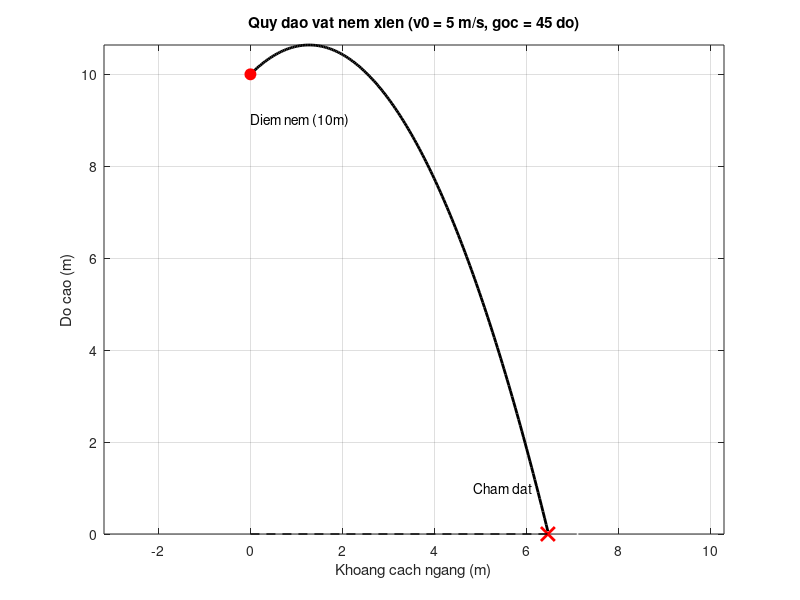

MATLAB code for this plot:
clear;
clc;
close all;

% Nhập vận tốc ban đầu (m/s)
v0 = input('Nhap van toc ban dau (m/s): '); 

% Độ cao ban đầu (m)
y0 = 10; 
alpha_rad = deg2rad(45);

% Gia tốc trọng trường (m/s^2)
g = 9.8; 

% Tính toán thời gian vật chạm đất (y = 0).
% Chọn chiều dương hướng xuống
% Giải phương trình bậc 2 theo t: (1/2)gt^2 - (v0*sin(alpha))*t - y0 = 0
% a = 0.5*g; b = -v0*sin(alpha_rad); c = -y0;

delta = (-v0*sin(alpha_rad))^2 - 4 * (0.5*g) * (-y0);

% Thời gian chạm đất (nghiệm dương phương trình bậc 2) 
t_max = (-(-v0*sin(alpha_rad)) + sqrt(delta)) / (2 * (0.5*g));

% Tạo vector thời gian
t = 0 : 0.01 : t_max; % Vector thời gian từ 0 đến khi chạm đất

% Vị trí theo trục ngang
x = v0 * cos(alpha_rad) * t;

% Vị trí theo trục dọc
y = y0 + v0 * sin(alpha_rad) * t - 0.5 * g * t.^2;

plot(x, y, 'k-', 'LineWidth', 2); % Vẽ quỹ đạo bằng nét liền màu đen
hold on;
grid on;

% Đánh dấu điểm bắt đầu (10m)
plot(0, y0, 'ro', 'MarkerSize', 8, 'MarkerFaceColor', 'r'); 
text( 0 , y0 -1, 'Diem nem (10m)', 'HorizontalAlignment', 'left');

% Đánh dấu điểm chạm đất
plot(x(end), 0 , 'rx', 'MarkerSize', 10, 'LineWidth', 2);
text(x(end)* 0.95, 1 , 'Cham dat', 'HorizontalAlignment', 'right');

plot(x(end)*1.1, 0 , 'wx', 'MarkerSize', 1);

% Vẽ trục hoành y=0 (mặt đất)
plot([min(x) x(end)], [0 0], 'k--', 'LineWidth', 1);

% Thiết lập nhãn và tiêu đề
xlabel('Khoang cach ngang (m)');
ylabel('Do cao (m)');
title(['Quy dao vat nem xien (v0 = ', num2str(v0), ' m/s, goc = ', num2str(45), ' do)']);
axis equal tight; % Đảm bảo tỷ lệ trục hợp lý và vừa khít dữ liệu